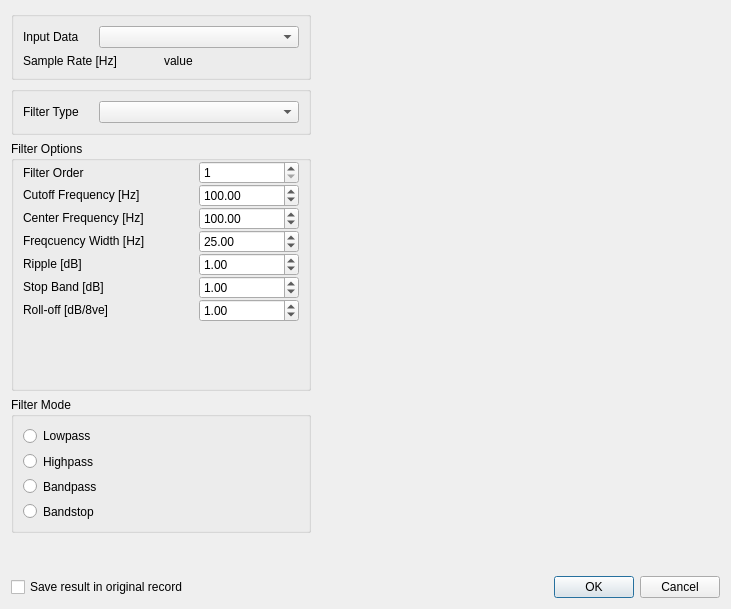
<?xml version="1.0" encoding="UTF-8"?>
<ui version="4.0">
 <class>DigitalFiltersDialog</class>
 <widget class="QDialog" name="DigitalFiltersDialog">
  <property name="geometry">
   <rect>
    <x>0</x>
    <y>0</y>
    <width>731</width>
    <height>609</height>
   </rect>
  </property>
  <property name="windowTitle">
   <string>Dialog</string>
  </property>
  <layout class="QVBoxLayout" name="verticalLayout">
   <item>
    <layout class="QHBoxLayout" name="horizontalLayout_3">
     <item>
      <layout class="QVBoxLayout" name="verticalLayout_2">
       <item>
        <widget class="QGroupBox" name="groupBoxInputSignal">
         <property name="title">
          <string/>
         </property>
         <layout class="QVBoxLayout" name="verticalLayout_3">
          <property name="leftMargin">
           <number>9</number>
          </property>
          <property name="topMargin">
           <number>9</number>
          </property>
          <property name="bottomMargin">
           <number>9</number>
          </property>
          <item>
           <layout class="QHBoxLayout" name="horizontalLayout_2">
            <item>
             <widget class="QLabel" name="labelInputData">
              <property name="text">
               <string>Input Data</string>
              </property>
             </widget>
            </item>
            <item>
             <widget class="QComboBox" name="comboBoxInputData">
              <property name="minimumSize">
               <size>
                <width>200</width>
                <height>0</height>
               </size>
              </property>
             </widget>
            </item>
           </layout>
          </item>
          <item>
           <layout class="QHBoxLayout" name="horizontalLayout_4">
            <item>
             <widget class="QLabel" name="sampRateLabel">
              <property name="text">
               <string>Sample Rate [Hz]</string>
              </property>
             </widget>
            </item>
            <item>
             <widget class="QLabel" name="labelSamplRateValue">
              <property name="text">
               <string>value</string>
              </property>
             </widget>
            </item>
           </layout>
          </item>
         </layout>
        </widget>
       </item>
       <item>
        <widget class="QGroupBox" name="groupBoxFilterType">
         <property name="title">
          <string/>
         </property>
         <layout class="QGridLayout" name="gridLayout_3">
          <property name="topMargin">
           <number>9</number>
          </property>
          <property name="bottomMargin">
           <number>9</number>
          </property>
          <item row="1" column="1">
           <widget class="QComboBox" name="comboBoxFilterType">
            <property name="sizePolicy">
             <sizepolicy hsizetype="Preferred" vsizetype="Fixed">
              <horstretch>0</horstretch>
              <verstretch>0</verstretch>
             </sizepolicy>
            </property>
            <property name="minimumSize">
             <size>
              <width>200</width>
              <height>0</height>
             </size>
            </property>
           </widget>
          </item>
          <item row="1" column="0">
           <widget class="QLabel" name="labelFilterType">
            <property name="text">
             <string>Filter Type</string>
            </property>
           </widget>
          </item>
         </layout>
        </widget>
       </item>
       <item>
        <widget class="QGroupBox" name="filOptGroupBox">
         <property name="sizePolicy">
          <sizepolicy hsizetype="Fixed" vsizetype="Fixed">
           <horstretch>0</horstretch>
           <verstretch>0</verstretch>
          </sizepolicy>
         </property>
         <property name="minimumSize">
          <size>
           <width>300</width>
           <height>250</height>
          </size>
         </property>
         <property name="maximumSize">
          <size>
           <width>16777215</width>
           <height>250</height>
          </size>
         </property>
         <property name="title">
          <string>Filter Options</string>
         </property>
         <layout class="QVBoxLayout" name="verticalLayout_5">
          <property name="spacing">
           <number>0</number>
          </property>
          <property name="leftMargin">
           <number>0</number>
          </property>
          <property name="topMargin">
           <number>0</number>
          </property>
          <property name="rightMargin">
           <number>0</number>
          </property>
          <property name="bottomMargin">
           <number>0</number>
          </property>
          <item>
           <layout class="QGridLayout" name="gridLayout_2">
            <property name="leftMargin">
             <number>9</number>
            </property>
            <property name="rightMargin">
             <number>9</number>
            </property>
            <item row="0" column="0">
             <widget class="QLabel" name="labelFilOrder">
              <property name="text">
               <string>Filter Order</string>
              </property>
             </widget>
            </item>
            <item row="5" column="0">
             <widget class="QLabel" name="labelRipple">
              <property name="text">
               <string>&lt;html&gt;&lt;head/&gt;&lt;body&gt;&lt;p&gt;Ripple [dB]&lt;/p&gt;&lt;/body&gt;&lt;/html&gt;</string>
              </property>
             </widget>
            </item>
            <item row="6" column="2">
             <widget class="QDoubleSpinBox" name="doubleSpinBoxStopBand">
              <property name="value">
               <double>1.000000000000000</double>
              </property>
             </widget>
            </item>
            <item row="7" column="0">
             <widget class="QLabel" name="labelRollOff">
              <property name="text">
               <string>&lt;html&gt;&lt;head/&gt;&lt;body&gt;&lt;p&gt;Roll-off [dB/8ve]&lt;/p&gt;&lt;/body&gt;&lt;/html&gt;</string>
              </property>
             </widget>
            </item>
            <item row="7" column="2">
             <widget class="QDoubleSpinBox" name="doubleSpinBoxRollOff">
              <property name="value">
               <double>1.000000000000000</double>
              </property>
             </widget>
            </item>
            <item row="5" column="2">
             <widget class="QDoubleSpinBox" name="doubleSpinBoxRipple">
              <property name="maximum">
               <double>100.000000000000000</double>
              </property>
              <property name="singleStep">
               <double>0.100000000000000</double>
              </property>
              <property name="value">
               <double>1.000000000000000</double>
              </property>
             </widget>
            </item>
            <item row="4" column="2">
             <widget class="QDoubleSpinBox" name="doubleSpinBoxFrWidth">
              <property name="maximum">
               <double>100000000.000000000000000</double>
              </property>
              <property name="value">
               <double>25.000000000000000</double>
              </property>
             </widget>
            </item>
            <item row="3" column="2">
             <widget class="QDoubleSpinBox" name="doubleSpinBoxCenterFr">
              <property name="maximum">
               <double>100000000.000000000000000</double>
              </property>
              <property name="value">
               <double>100.000000000000000</double>
              </property>
             </widget>
            </item>
            <item row="0" column="1">
             <spacer name="horizontalSpacer_2">
              <property name="orientation">
               <enum>Qt::Horizontal</enum>
              </property>
              <property name="sizeHint" stdset="0">
               <size>
                <width>40</width>
                <height>20</height>
               </size>
              </property>
             </spacer>
            </item>
            <item row="6" column="0">
             <widget class="QLabel" name="labelStopBand">
              <property name="text">
               <string>&lt;html&gt;&lt;head/&gt;&lt;body&gt;&lt;p&gt;Stop Band [dB]&lt;/p&gt;&lt;/body&gt;&lt;/html&gt;</string>
              </property>
             </widget>
            </item>
            <item row="4" column="0">
             <widget class="QLabel" name="labelFrWidth">
              <property name="text">
               <string>&lt;html&gt;&lt;head/&gt;&lt;body&gt;&lt;p&gt; Freqcuency Width [Hz]&lt;/p&gt;&lt;/body&gt;&lt;/html&gt;</string>
              </property>
             </widget>
            </item>
            <item row="0" column="2">
             <widget class="QSpinBox" name="spinBoxFilterOrder">
              <property name="minimumSize">
               <size>
                <width>100</width>
                <height>0</height>
               </size>
              </property>
              <property name="minimum">
               <number>1</number>
              </property>
              <property name="maximum">
               <number>10</number>
              </property>
              <property name="value">
               <number>1</number>
              </property>
             </widget>
            </item>
            <item row="3" column="0">
             <widget class="QLabel" name="labelCenterFr">
              <property name="text">
               <string>&lt;html&gt;&lt;head/&gt;&lt;body&gt;&lt;p&gt;Center Frequency [Hz]&lt;/p&gt;&lt;/body&gt;&lt;/html&gt;</string>
              </property>
             </widget>
            </item>
            <item row="1" column="0">
             <widget class="QLabel" name="labelCutOffFr">
              <property name="text">
               <string>&lt;html&gt;&lt;head/&gt;&lt;body&gt;&lt;p&gt;Cutoff Frequency [Hz]&lt;/p&gt;&lt;/body&gt;&lt;/html&gt;</string>
              </property>
             </widget>
            </item>
            <item row="1" column="2">
             <widget class="QDoubleSpinBox" name="doubleSpinBoxCutoffFr">
              <property name="maximum">
               <double>100000000.000000000000000</double>
              </property>
              <property name="value">
               <double>100.000000000000000</double>
              </property>
             </widget>
            </item>
           </layout>
          </item>
          <item>
           <spacer name="verticalSpacer_2">
            <property name="orientation">
             <enum>Qt::Vertical</enum>
            </property>
            <property name="sizeHint" stdset="0">
             <size>
              <width>20</width>
              <height>40</height>
             </size>
            </property>
           </spacer>
          </item>
         </layout>
        </widget>
       </item>
       <item>
        <widget class="QGroupBox" name="filterModeGroupBox">
         <property name="sizePolicy">
          <sizepolicy hsizetype="Fixed" vsizetype="Fixed">
           <horstretch>0</horstretch>
           <verstretch>0</verstretch>
          </sizepolicy>
         </property>
         <property name="minimumSize">
          <size>
           <width>300</width>
           <height>135</height>
          </size>
         </property>
         <property name="title">
          <string>Filter Mode</string>
         </property>
         <layout class="QVBoxLayout" name="verticalLayout_11">
          <item>
           <widget class="QRadioButton" name="radioButtonLowPass">
            <property name="text">
             <string>Lowpass</string>
            </property>
            <attribute name="buttonGroup">
             <string notr="true">buttonGroupFilterMode</string>
            </attribute>
           </widget>
          </item>
          <item>
           <widget class="QRadioButton" name="radioButtonHightPass">
            <property name="text">
             <string>Highpass</string>
            </property>
            <attribute name="buttonGroup">
             <string notr="true">buttonGroupFilterMode</string>
            </attribute>
           </widget>
          </item>
          <item>
           <widget class="QRadioButton" name="radioButtonBandPass">
            <property name="text">
             <string>Bandpass</string>
            </property>
            <attribute name="buttonGroup">
             <string notr="true">buttonGroupFilterMode</string>
            </attribute>
           </widget>
          </item>
          <item>
           <widget class="QRadioButton" name="radioButtonBandStop">
            <property name="text">
             <string>Bandstop</string>
            </property>
            <attribute name="buttonGroup">
             <string notr="true">buttonGroupFilterMode</string>
            </attribute>
           </widget>
          </item>
         </layout>
        </widget>
       </item>
       <item>
        <spacer name="verticalSpacer">
         <property name="orientation">
          <enum>Qt::Vertical</enum>
         </property>
         <property name="sizeHint" stdset="0">
          <size>
           <width>20</width>
           <height>40</height>
          </size>
         </property>
        </spacer>
       </item>
      </layout>
     </item>
     <item>
      <widget class="QCustomPlot" name="exQCustomPlot" native="true">
       <property name="sizePolicy">
        <sizepolicy hsizetype="Preferred" vsizetype="Preferred">
         <horstretch>0</horstretch>
         <verstretch>0</verstretch>
        </sizepolicy>
       </property>
       <property name="minimumSize">
        <size>
         <width>400</width>
         <height>400</height>
        </size>
       </property>
      </widget>
     </item>
    </layout>
   </item>
   <item>
    <layout class="QHBoxLayout" name="horizontalLayout">
     <item>
      <widget class="QCheckBox" name="saveOrigCheckBox">
       <property name="text">
        <string>Save result in original record</string>
       </property>
      </widget>
     </item>
     <item>
      <spacer name="horizontalSpacer">
       <property name="orientation">
        <enum>Qt::Horizontal</enum>
       </property>
       <property name="sizeHint" stdset="0">
        <size>
         <width>40</width>
         <height>20</height>
        </size>
       </property>
      </spacer>
     </item>
     <item>
      <widget class="QPushButton" name="okButton">
       <property name="text">
        <string>OK</string>
       </property>
      </widget>
     </item>
     <item>
      <widget class="QPushButton" name="Cancel">
       <property name="text">
        <string>Cancel</string>
       </property>
      </widget>
     </item>
    </layout>
   </item>
  </layout>
 </widget>
 <customwidgets>
  <customwidget>
   <class>QCustomPlot</class>
   <extends>QWidget</extends>
   <header>exqcustomplot.h</header>
   <container>1</container>
  </customwidget>
 </customwidgets>
 <resources/>
 <connections/>
 <buttongroups>
  <buttongroup name="buttonGroupFilterMode"/>
 </buttongroups>
</ui>
